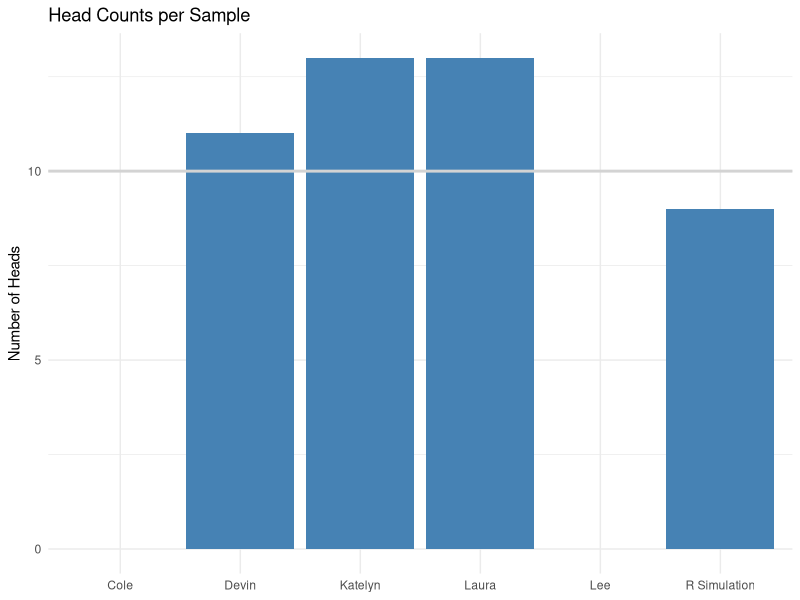

The R script that drew this image:
## ---- chunk 1
library(tidyverse)
library(reshape2)

knitr::opts_chunk$set(
  echo = FALSE,
  warning = FALSE,
  message = FALSE
)

## ---- chunk 2
resultsdf <- tibble(
  name = c("Katelyn", "Laura", "Devin", "Cole", "Lee", "R Simulation"),
  heads = c(13, 13, 11, NaN, NaN, 9),
  tails = c(7, 7, 9, NaN, NaN, 11),
  percentHeads = heads/20,
  trialError = sqrt((10 - heads)^2)
)

sampleMean <- mean(resultsdf$heads)
sampleErr <- sqrt(((10 - sampleMean)^2)/6)

knitr::kable(resultsdf, align = c('c','c','c','c','c','c'), format="pandoc", caption = "Table of Results (0 = Tails, 1 = Heads)")

ggplot(resultsdf, mapping = aes(name, heads)) + geom_bar(stat = "identity", fill = "steelblue") + labs(x=NULL, y="Number of Heads", title = "Head Counts per Sample") + geom_hline(yintercept = 10, colour = "light gray", size = 1) + theme_minimal()

summary(resultsdf$heads)
